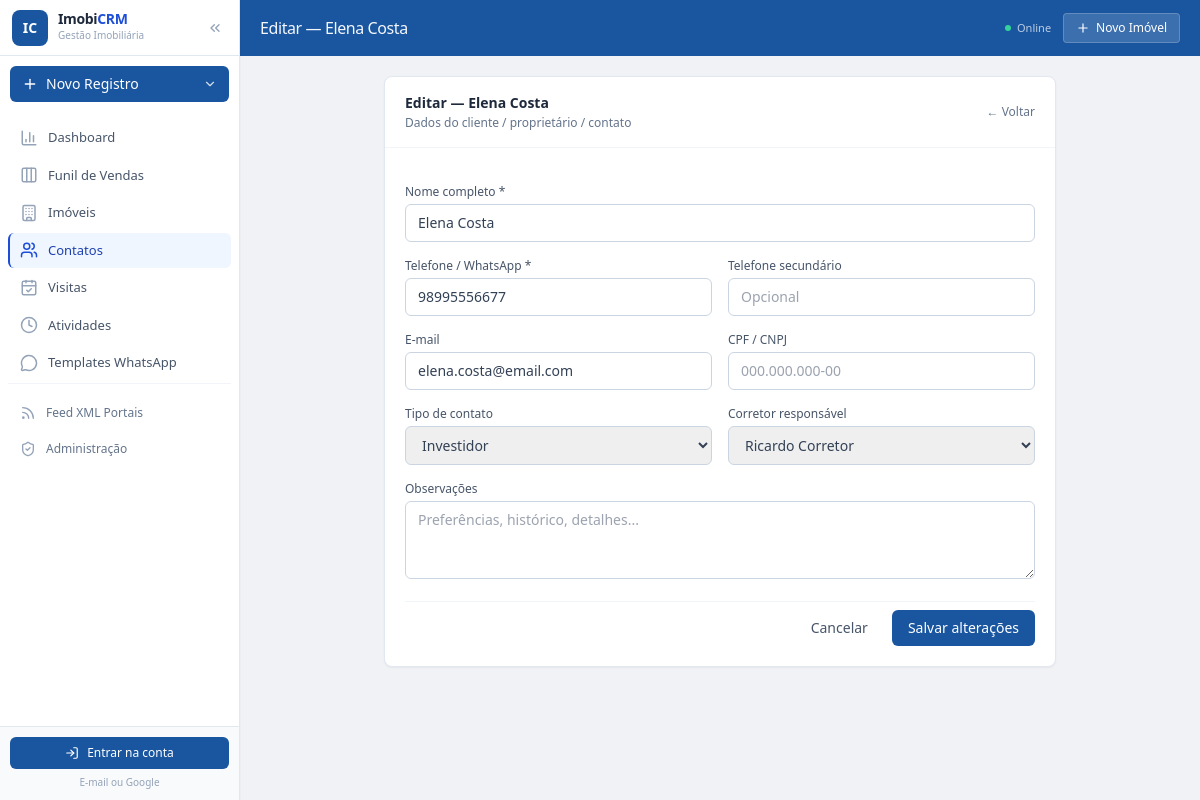
/contatos/5/editar/, run on the app's committed database.
### core/models/clients.py (models this page shows, shortened)
class Person(models.Model):
    CLIENT_TYPES = [
        ('buyer', 'Comprador'),
        ('renter', 'Inquilino'),
        ('owner', 'Proprietário'),
        ('investor', 'Investidor'),
        ('partner', 'Parceiro / Outro'),
    ]
    name = models.CharField(max_length=255, verbose_name='Nome Completo')
    email = models.EmailField(blank=True, null=True, verbose_name='E-mail')
    phone = models.CharField(max_length=50, verbose_name='Telefone / WhatsApp')
    secondary_phone = models.CharField(max_length=50, blank=True, null=True, verbose_name='Telefone Secundário')
    document = models.CharField(max_length=30, blank=True, null=True, verbose_name='CPF / CNPJ')
    client_type = models.CharField(max_length=20, choices=CLIENT_TYPES, default='buyer', verbose_name='Tipo de Contato')
    assigned_agent = models.ForeignKey(
        User, on_delete=models.SET_NULL, null=True, blank=True,
        related_name='assigned_clients', verbose_name='Corretor Responsável'
    )
    notes = models.TextField(blank=True, null=True, verbose_name='Observações Gerais')
    created_at = models.DateTimeField(auto_now_add=True, verbose_name='Criado em')
    updated_at = models.DateTimeField(auto_now=True, verbose_name='Atualizado em')
    class Meta:
        verbose_name = 'Contato / Cliente'
        verbose_name_plural = 'Contatos e Clientes'
        ordering = ['-created_at']

### core/views.py (the view, shortened to what this page needs)
# urls.py: path('contatos/<int:pk>/editar/', contact_edit_view, name='contact_edit'),
def contact_edit_view(request, pk):
    person = get_object_or_404(Person, pk=pk)
    return render(request, 'contacts/form.html', {
        'contact': person,
        'client_types': Person.CLIENT_TYPES,
        'agents': User.objects.filter(is_active=True).order_by('first_name', 'username'),
        'form_title': f'Editar — {person.name}',
        'form_action': 'contact_edit',
    })

### core/templates/contacts/form.html (shortened to what this page needs)
{% extends 'base.html' %}
{% block header_title %}{{ form_title }}{% endblock %}
{% block content %}
<div class="max-w-2xl mx-auto">
  <div class="bg-white border border-slate-200 rounded-lg shadow-sm">
    <div class="px-5 py-4 border-b border-slate-100 flex items-center justify-between">
      <div>
        <h2 class="text-sm font-semibold text-slate-800">{{ form_title }}</h2>
        <p class="text-xs text-slate-500 mt-0.5">Dados do cliente / proprietário / contato</p>
      </div>
      <a href="{% url 'contact_list' %}" class="text-xs text-slate-500 hover:text-slate-800">← Voltar</a>
    </div>
    <form method="post" class="p-5 space-y-4">
      <div class="grid grid-cols-1 sm:grid-cols-2 gap-4">
        <div class="sm:col-span-2">
          <label class="block text-xs font-medium text-slate-600 mb-1">Nome completo *</label>
          <input type="text" name="name" required value="{{ contact.name|default:'' }}"
                 class="w-full px-3 py-2 text-sm border border-slate-300 rounded-md focus:ring-1 focus:ring-primary-500 focus:border-primary-500 outline-none"
                 placeholder="Ex: Ana Paula Souza">
        </div>
        <div>
          <label class="block text-xs font-medium text-slate-600 mb-1">Telefone / WhatsApp *</label>
          <input type="text" name="phone" required value="{{ contact.phone|default:'' }}"
                 class="w-full px-3 py-2 text-sm border border-slate-300 rounded-md focus:ring-1 focus:ring-primary-500 outline-none"
                 placeholder="98999990000">
        </div>
        <div>
          <label class="block text-xs font-medium text-slate-600 mb-1">Telefone secundário</label>
          <input type="text" name="secondary_phone" value="{{ contact.secondary_phone|default:'' }}"
                 class="w-full px-3 py-2 text-sm border border-slate-300 rounded-md outline-none"
                 placeholder="Opcional">
        </div>
        <div>
          <label class="block text-xs font-medium text-slate-600 mb-1">E-mail</label>
          <input type="email" name="email" value="{{ contact.email|default:'' }}"
                 class="w-full px-3 py-2 text-sm border border-slate-300 rounded-md outline-none"
                 placeholder="email@exemplo.com">
        </div>
        <div>
          <label class="block text-xs font-medium text-slate-600 mb-1">CPF / CNPJ</label>
          <input type="text" name="document" value="{{ contact.document|default:'' }}"
                 class="w-full px-3 py-2 text-sm border border-slate-300 rounded-md outline-none"
                 placeholder="000.000.000-00">
        </div>
        <div>
          <label class="block text-xs font-medium text-slate-600 mb-1">Tipo de contato</label>
          <select name="client_type" class="w-full px-3 py-2 text-sm border border-slate-300 rounded-md outline-none">
            {% for val, label in client_types %}
            <option value="{{ val }}" {% if contact and contact.client_type == val %}selected{% elif not contact and val == 'buyer' %}selected{% endif %}>{{ label }}</option>
            {% endfor %}
          </select>
        </div>
        <div>
          <label class="block text-xs font-medium text-slate-600 mb-1">Corretor responsável</label>
          <select name="assigned_agent" class="w-full px-3 py-2 text-sm border border-slate-300 rounded-md outline-none">
            {% for a in agents %}
            <option value="{{ a.id }}" {% if contact and contact.assigned_agent_id == a.id %}selected{% elif not contact and request.user.id == a.id %}selected{% endif %}>
              {{ a.get_full_name|default:a.username }}
            </option>
            {% endfor %}
          </select>
        </div>
        <div class="sm:col-span-2">
          <label class="block text-xs font-medium text-slate-600 mb-1">Observações</label>
          <textarea name="notes" rows="3"
                    class="w-full px-3 py-2 text-sm border border-slate-300 rounded-md outline-none resize-y"
                    placeholder="Preferências, histórico, detalhes...">{{ contact.notes|default:'' }}</textarea>
        </div>
      </div>
      <div class="flex flex-col-reverse sm:flex-row justify-end gap-2 pt-2 border-t border-slate-100">
        <a href="{% url 'contact_list' %}" class="px-4 py-2 text-sm text-slate-600 hover:bg-slate-100 rounded-md text-center">Cancelar</a>
        <button type="submit" class="px-4 py-2 text-sm font-medium text-white bg-primary-900 hover:bg-primary-800 rounded-md">
          {% if contact %}Salvar alterações{% else %}Cadastrar contato{% endif %}
        </button>
      </div>
    </form>
  </div>
</div>
{% endblock %}

### data on the page
Person: name "Elena Costa", phone "98995556677", email "elena.costa@email.com", client_type "Investidor", assigned_agent "Ricardo Corretor"
